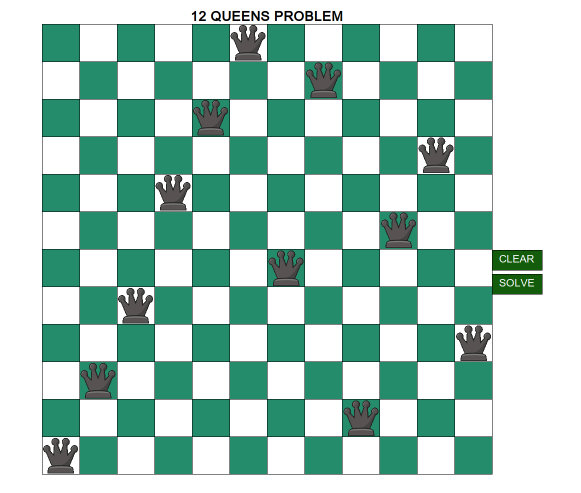
#> input picture chess.png, 1161 x 985 px (shown at 1/2 size)
$ python hopfield.py
#> lines starting #> are read from the running program, lines starting #| are printed output that depends on the picture; after the words box and inside, x2 and y2 are one past the last pixel; in counts of white or black regions, pixels touching at a corner belong together
#> in image_to_np, `image = Image.open(path).convert("L").resize((128, 128))`:
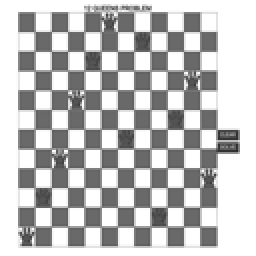
#> image: PIL image 128x128 L (shown 2 times larger); min 46, max 255, mean 192.1
#> in image_to_np, `np_vector = np.where(np_vector < 128, -1, 1)`:
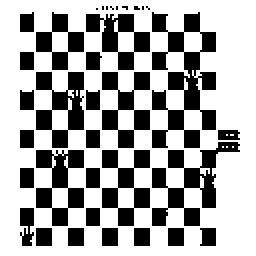
#> np_vector: shape (128, 128) int64 (shown 2 times larger); values -1 (black) and 1 (white), 66% white; 35 black regions (9 under 20 px), largest, box (x1, y1, x2, y2) and area: (76, 6, 108, 74) 1043, (76, 71, 120, 113) 671, (18, 75, 42, 113) 495
#> in imageGenerator, `noisyImage = cleanImage + np.random.normal( 0, 2, cleanImage.shape )`:
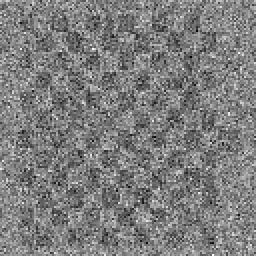
#> noisyImage: shape (128, 128) float64 (shown 2 times larger); min -7.78, max 8.6, mean 0.309; drawn with min black and max white
#> in imageGenerator, `noisyImage = np.where(noisyImage >= 0, 1, -1)`:
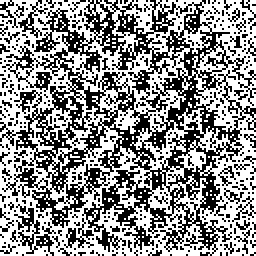
#> noisyImage: shape (128, 128) int64 (shown 2 times larger); values -1 (black) and 1 (white), 55.8% white; black in thin lines or dots
import numpy as np
import matplotlib.pyplot as plt
from PIL import Image


def trainer(vector):
    vector = vector.flatten()
#> vector = 16384 values, max 1 at index 0, min -1 at index 435, mean 0.32
    n = len(vector)
#> n = 16384
    coefMat = np.zeros((n, n))

    indices = np.arange(n)
#> indices = 16384 values from 0 to 16383
    for i in range(n):
        diff_indices = indices - i
        coefMat[i, abs(diff_indices)] = vector[i] * vector[abs(diff_indices)]
    return coefMat


def prediction(curruptedVec, coefMat):
    curruptedVec = curruptedVec.flatten()
#> curruptedVec = 16384 values, max 1 at index 0, min -1 at index 5, mean 0.115
    temp = np.dot(coefMat, curruptedVec)  # Matrix-vector multiplication
#> temp = 16384 values, max 6329 at index 3, min -6115 at index 435, mean 1619.3
    predictVec = np.where(temp > 0, 1, -1)  # Binarize prediction based on sign
#> predictVec has the same summary as vector in trainer

    return predictVec.reshape(
        (int(np.sqrt(len(predictVec))), int(np.sqrt(len(predictVec))))
    )


def imageGenerator(imageVector):
    cleanImage = np.where(imageVector == 1, 1, -1)  # Binarize input image
    noisyImage = cleanImage + np.random.normal(
        0, 2, cleanImage.shape
    )  # Adding Gaussian noise to the clean image
    noisyImage = np.where(noisyImage >= 0, 1, -1)  # Binarize noisy image
    return cleanImage, noisyImage


def image_to_np(path):
    image = Image.open(path).convert("L").resize((128, 128))  # Resize image to 128x128
    np_vector = np.asarray(image)
    np_vector = np.where(np_vector < 128, -1, 1)  # Binarize image
    return np_vector


# Import the image
image = image_to_np("chess.png")
vector, noisyVec = imageGenerator(image)
coefMatrix = trainer(vector)
predictedVec = prediction(noisyVec, coefMatrix)

plt.figure(figsize=(15, 10))
plt.subplot(2, 2, 1)
plt.imshow(image, cmap="gray")
plt.title("Imported Picture")
plt.subplot(2, 2, 2)
plt.imshow(vector, cmap="gray")
plt.title("Cleaned and Cropped Picture")
plt.subplot(2, 2, 3)
plt.imshow(noisyVec, cmap="gray")
plt.title("Noisy Picture")
plt.subplot(2, 2, 4)
plt.imshow(predictedVec, cmap="gray")

plt.title("Recalled Picture by HNN")
plt.savefig("hopfield.png")
plt.show()
plt.clf()

coefMatrix[:1000, :100].tofile(open("coefMatrix.txt", "w"), sep=" ")

#> (the run stopped early here; a loop or call above may not have finished)

$ run again, with CoefficientMatrix.png copied over chess.png
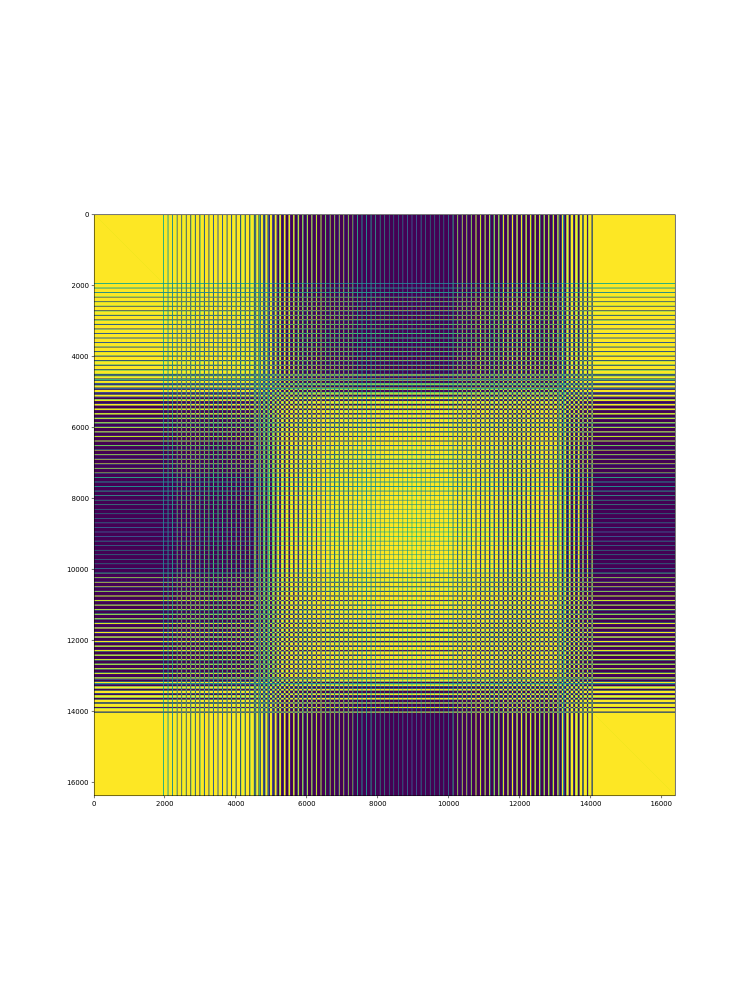
#> input picture CoefficientMatrix.png, 1500 x 2000 px (shown at 1/2 size)
#> in image_to_np, `np_vector = np.where(np_vector < 128, -1, 1)`:
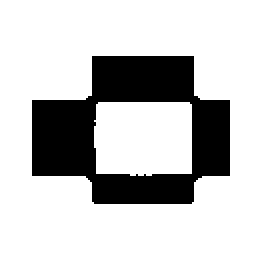
#> np_vector: shape (128, 128) int64 (shown 2 times larger); values -1 (black) and 1 (white), 76.4% white; 1 black region, box (x1, y1, x2, y2) and area: (16, 28, 115, 102) 3872
#> in imageGenerator, `noisyImage = np.where(noisyImage >= 0, 1, -1)`:
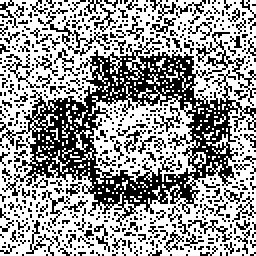
#> noisyImage: shape (128, 128) int64 (shown 2 times larger); values -1 (black) and 1 (white), 60% white; black in thin lines or dots
#> vector = 16384 values, max 1 at index 0, min -1 at index 3630, mean 0.527
#> n = 16384
#> curruptedVec = 16384 values, max 1 at index 0, min -1 at index 5, mean 0.2
#> temp = 16384 values, max 6393 at index 3, min -4998 at index 13015, mean 2814.6
#> predictVec has the same summary as vector in trainer

$ run again, with MultiHopfield.png copied over chess.png
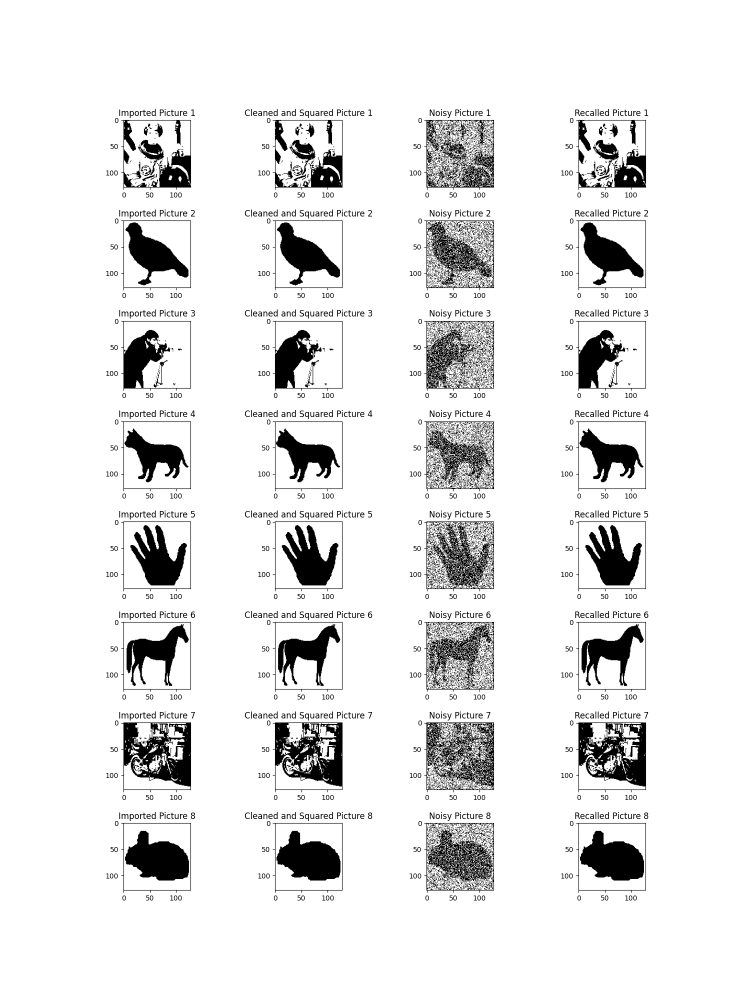
#> input picture MultiHopfield.png, 1500 x 2000 px (shown at 1/2 size)
#> in image_to_np, `np_vector = np.where(np_vector < 128, -1, 1)`:
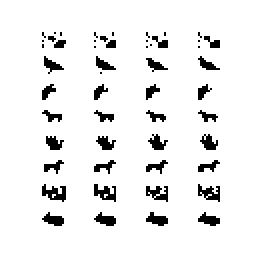
#> np_vector: shape (128, 128) int64 (shown 2 times larger); values -1 (black) and 1 (white), 92.7% white; black in thin lines or dots, all inside (x1, y1, x2, y2) = (21, 16, 110, 113)
#> in imageGenerator, `noisyImage = np.where(noisyImage >= 0, 1, -1)`:
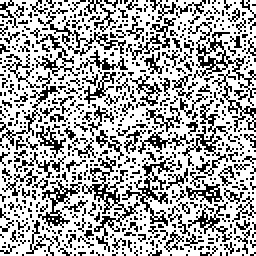
#> noisyImage: shape (128, 128) int64 (shown 2 times larger); values -1 (black) and 1 (white), 66.2% white; black in thin lines or dots
#> vector = 16384 values, max 1 at index 0, min -1 at index 2069, mean 0.854
#> n = 16384
#> curruptedVec = 16384 values, max 1 at index 0, min -1 at index 5, mean 0.325
#> temp = 16384 values, max 6219 at index 3, min -5441 at index 14442, mean 3964.6
#> predictVec has the same summary as vector in trainer

$ run again, with singleCoeffMatrix.png copied over chess.png
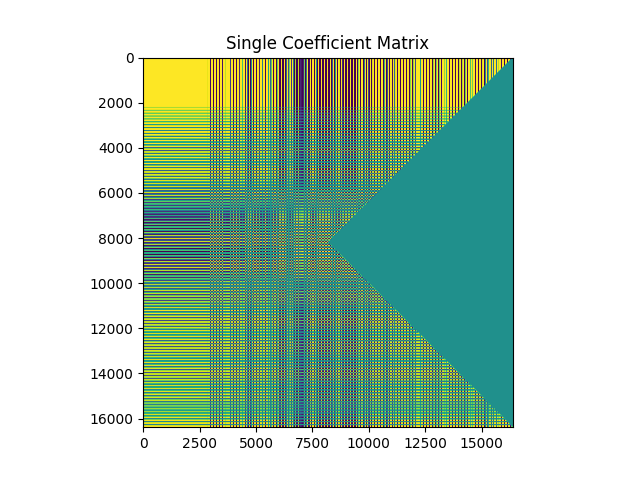
#> input picture singleCoeffMatrix.png, 640 x 480 px
#> in image_to_np, `np_vector = np.where(np_vector < 128, -1, 1)`:
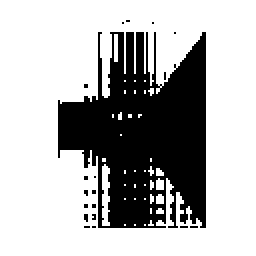
#> np_vector: shape (128, 128) int64 (shown 2 times larger); values -1 (black) and 1 (white), 70.8% white; 19 black regions (18 under 20 px), largest, box (x1, y1, x2, y2) and area: (29, 16, 103, 114) 4732
#> in imageGenerator, `noisyImage = np.where(noisyImage >= 0, 1, -1)`:
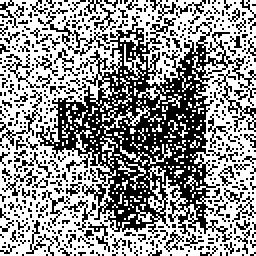
#> noisyImage: shape (128, 128) int64 (shown 2 times larger); values -1 (black) and 1 (white), 57.7% white; black in thin lines or dots
#> vector = 16384 values, max 1 at index 0, min -1 at index 1343, mean 0.415
#> n = 16384
#> curruptedVec = 16384 values, max 1 at index 0, min -1 at index 5, mean 0.153
#> temp = 16384 values, max 6395 at index 3, min -5828 at index 1344, mean 2319
#> predictVec has the same summary as vector in trainer
